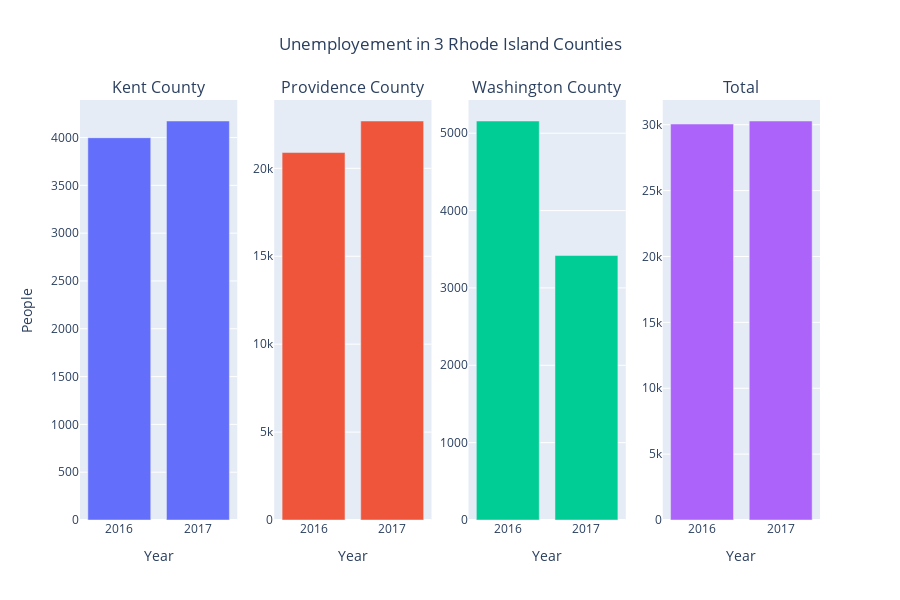

The notebook cell this image was saved under:
### Code cell
from plotly.subplots import make_subplots
import plotly.graph_objects as go
fig = make_subplots(rows=1, cols=4, subplot_titles = ['Kent County','Providence County', 'Washington County', 'Total'])
fig.add_trace(go.Bar(x=subset["Years"],y=subset["Unemployed"]), row=1, col=1)
fig.add_trace(go.Bar(x=subset1["Years"],y=subset1["Unemployed"]), row=1, col=2)
fig.add_trace(go.Bar(x=subset2["Years"],y=subset2["Unemployed"]), row=1, col=3)
fig.add_trace(go.Bar(x=df9["Years"],y=df9["Unemployed"]), row=1, col=4)
fig.update_layout(xaxis_title='Year', xaxis2_title='Year', xaxis3_title='Year', xaxis4_title='Year',yaxis_title='People',)
fig.update_layout(xaxis={'nticks': 3}, xaxis2={'nticks': 3},xaxis3={'nticks': 3}, xaxis4={'nticks': 3})
fig.update_layout(height=600, width=900, title_text="Unemployement in 3 Rhode Island Counties", title_x=0.5, showlegend=False)
fig.show()

### Figure 1 — Plotly figure (JSON) as saved in the notebook; plotly's stock layout.template omitted (floating-point values rounded to 4 significant figures)
{"data": [{"type": "bar", "x": [2016, 2017], "xaxis": "x", "y": [3998, 4173], "yaxis": "y"}, {"type": "bar", "x": [2016, 2017], "xaxis": "x2", "y": [20896, 22691], "yaxis": "y2"}, {"type": "bar", "x": [2016, 2017], "xaxis": "x3", "y": [5158, 3419], "yaxis": "y3"}, {"type": "bar", "x": [2016, 2017], "xaxis": "x4", "y": [30052, 30283], "yaxis": "y4"}], "layout": {"annotations": [{"font": {"size": 16}, "showarrow": false, "text": "Kent County", "x": 0.1062, "xanchor": "center", "xref": "paper", "y": 1, "yanchor": "bottom", "yref": "paper"}, {"font": {"size": 16}, "showarrow": false, "text": "Providence County", "x": 0.3688, "xanchor": "center", "xref": "paper", "y": 1, "yanchor": "bottom", "yref": "paper"}, {"font": {"size": 16}, "showarrow": false, "text": "Washington County", "x": 0.6313, "xanchor": "center", "xref": "paper", "y": 1, "yanchor": "bottom", "yref": "paper"}, {"font": {"size": 16}, "showarrow": false, "text": "Total", "x": 0.8938, "xanchor": "center", "xref": "paper", "y": 1, "yanchor": "bottom", "yref": "paper"}], "height": 600, "showlegend": false, "title": {"text": "Unemployement in 3 Rhode Island Counties", "x": 0.5}, "width": 900, "xaxis": {"anchor": "y", "domain": [0, 0.2125], "nticks": 3, "title": {"text": "Year"}}, "xaxis2": {"anchor": "y2", "domain": [0.2625, 0.475], "nticks": 3, "title": {"text": "Year"}}, "xaxis3": {"anchor": "y3", "domain": [0.525, 0.7375], "nticks": 3, "title": {"text": "Year"}}, "xaxis4": {"anchor": "y4", "domain": [0.7875, 1], "nticks": 3, "title": {"text": "Year"}}, "yaxis": {"anchor": "x", "domain": [0, 1], "title": {"text": "People"}}, "yaxis2": {"anchor": "x2", "domain": [0, 1]}, "yaxis3": {"anchor": "x3", "domain": [0, 1]}, "yaxis4": {"anchor": "x4", "domain": [0, 1]}}}
